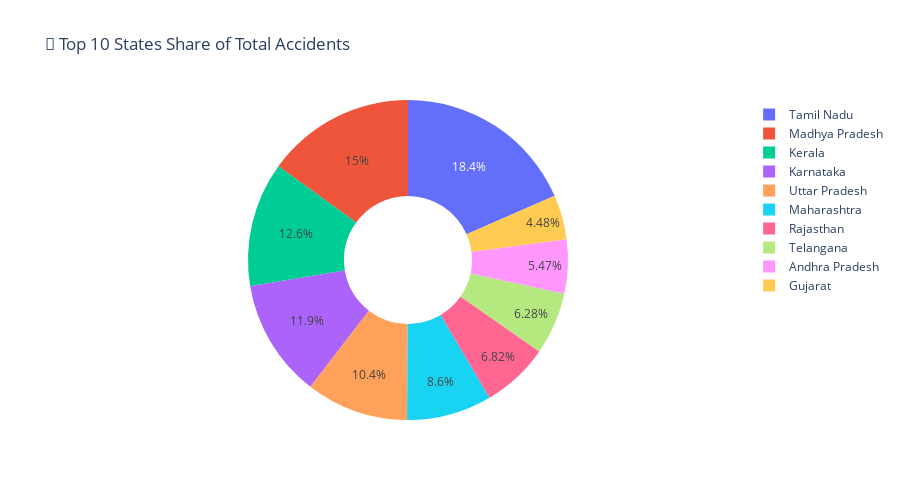

The code cell stored with this chart in its notebook:
### Code cell
# Top 10 states pie chart
top10 = state_comparison.head(10)

fig = px.pie(top10, values='TotalAccidents', names='State', 
             title='🥧 Top 10 States Share of Total Accidents',
             hole=0.4)
fig.update_layout(template='plotly_white', height=500)
fig.show()

### Figure 1 — Plotly figure (JSON) as saved in the notebook; plotly's stock layout.template omitted (floating-point values rounded to 4 significant figures)
{"data": [{"domain": {"x": [0, 1], "y": [0, 1]}, "hole": 0.4, "hovertemplate": "State=%{label}<br>TotalAccidents=%{value}<extra></extra>", "labels": ["Tamil Nadu", "Madhya Pradesh", "Kerala", "Karnataka", "Uttar Pradesh", "Maharashtra", "Rajasthan", "Telangana", "Andhra Pradesh", "Gujarat"], "legendgroup": "", "name": "", "showlegend": true, "type": "pie", "values": [67213, 54763, 45981, 43439, 37764, 31347, 24861, 22903, 19949, 16349]}], "layout": {"height": 500, "legend": {"tracegroupgap": 0}, "title": {"text": "🥧 Top 10 States Share of Total Accidents"}}}
